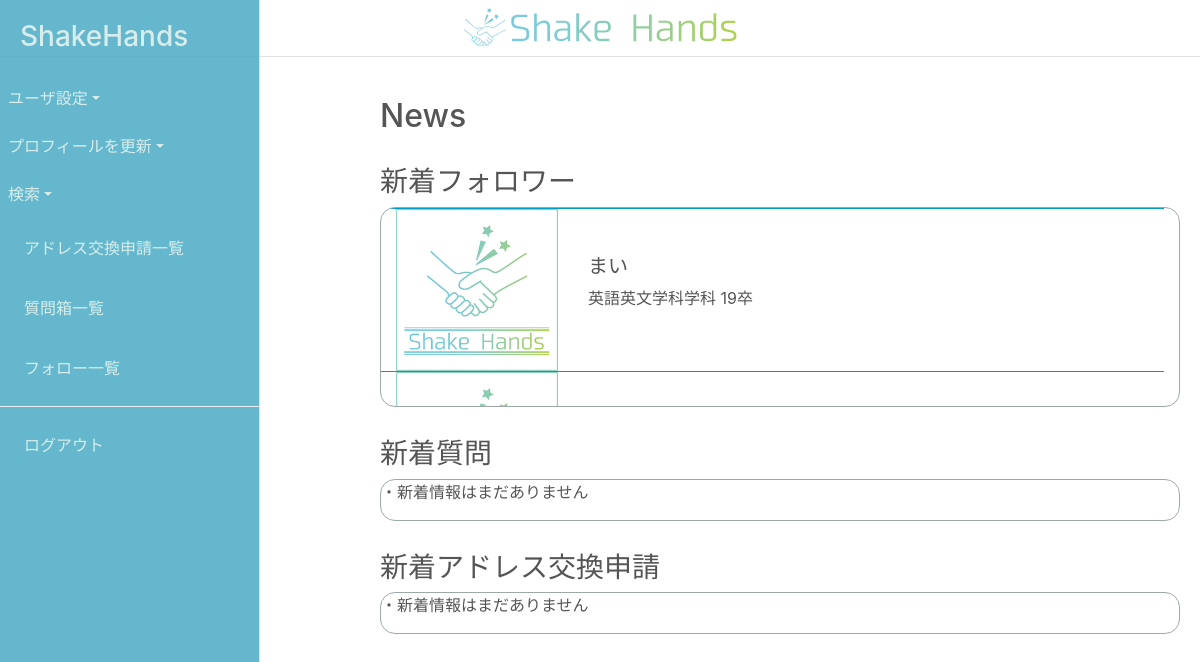
Screenshot of / (signed in) with the database file from the repository.
### accounts/models.py (models this page shows, shortened)
class User(AbstractBaseUser, PermissionsMixin):
    id = models.UUIDField(primary_key=True, default=uuid.uuid4, editable=False)
    email = models.EmailField(_('email address'), unique=True)
    first_name = models.CharField(_('first name'), max_length=30, blank=False)
    last_name = models.CharField(_('last name'), max_length=150, blank=False)
    is_staff = models.BooleanField(
        _('staff status'),
        default=False,
        help_text=_(
            'Designates whether the user can log into this admin site.'),
    )
    is_active = models.BooleanField(
        _('active'),
        default=True,
        help_text=_(
            'Designates whether this user should be treated as active. '
            'Unselect this instead of deleting accounts.'
        ),
    )
    date_joined = models.DateTimeField(_('date joined'), default=timezone.now)
    objects = UserManager()
    EMAIL_FIELD = 'email'
    USERNAME_FIELD = 'email'
    REQUIRED_FIELDS = []
    class Meta:
        verbose_name = _('user')
        verbose_name_plural = _('users')

class UserSetting(models.Model):
    user = models.OneToOneField(User, on_delete=models.CASCADE)
    display_name = models.CharField("表示名",max_length=50,blank=True)
    icon_pic = models.ImageField( "アイコン画像" , upload_to='images/', blank=True, null=True)
    graduation_year = models.IntegerField("卒業年(西暦下2桁)",blank=False,validators=[MinValueValidator(0),MaxValueValidator(99)])
    course = models.CharField("所属学科",max_length=2,choices=COURSE_CHOICES,blank=False)

### mypage/views.py (the view)
# urls.py: path('', views.top.as_view(), name='top'),
class top(LoginRequiredMixin,generic.TemplateView):
    template_name = 'mypage/top.html'
    def get_context_data(self, **kwargs):
        login_user = self.request.user
        today=datetime.date.today()+relativedelta(days=1)
        threemonths_ago=today-relativedelta(months=3)
        context = super().get_context_data(**kwargs)
        followed = myfriend.objects.values('user').filter(friend=login_user).order_by('id')
        I_unanswered_qBox = Question.objects.filter(answerer=login_user, status=1).filter(created_at__range=(threemonths_ago,today)).order_by('created_at')
        I_unanswered_addExc = addressExchange.objects.filter(answerer=login_user).filter(approve_boolean=None).filter(request_time__range=(threemonths_ago, today)).order_by('request_time')
        context.update({
            'followed':followed,
            'I_unanswered_qBox':I_unanswered_qBox,
            'I_unanswered_addExc':I_unanswered_addExc,
        })
        return context

### mypage/templates/mypage/top.html (shortened to what this page needs)
{% extends 'accounts/base.html' %}
{% load utility %}
{% load static %}
{% block class %}
<link href="{% static 'css/top.css' %}" rel="stylesheet">
{% endblock %}
{% block content %}
<div class="all">
    <h2>News</h2>
    <div class ="news">
        <h3>新着フォロワー</h3>
        <div class="overflow-auto area-border">
            {% for user in followed %}
            {% with id=user.user %}
            <div class="overflow-hidden row d-flex align-items-center container-fluid linklink">
                <div class = "col-3">
                    {% if id|get_iconpic_url %}
                    <img src="{{ id|get_iconpic_url }}" class="img-fluid">
                    {% endif %}
                </div>
                <div class ="col-9">
                        <div class=profile_txt>
                            <h5>{{ id|get_displayname }}</h5>
                            <p>{{ id|get_course }}学科 {{ id|get_graduationyear }}</p>
                        </div>
                </div>
                <a class="Link" href="{% url 'mypage:profile' id=id %}"></a>
            </div>
            {% endwith %}
            {% endfor %}
        </div>
    </div>
    <div class = "news">
        <h3>新着質問</h3>
        <div class="overflow-auto area-border">
            {% if I_unanswered_qBox.count is 0 %}
            <p>・新着情報はまだありません</p>
            {% endif %}
        </div>
    </div>
    <div class ="news">
        <h3>新着アドレス交換申請</h3>
        <div class="overflow-auto area-border">
            {% if I_unanswered_addExc.count is 0 %}
            <p>・新着情報はまだありません</p>
            {% endif %}
        </div>
    </div>
</div>
{% endblock %}

### accounts/static/css/base.css (style rules this page uses)
body { color: #555555; }
a { color: #4aabc4; }

### mypage/static/css/top.css (style rules this page uses)
.area-border { width:80vw; max-width: 800px; max-height: 200px; border: 1px solid #9da8aa; border-radius: 15px; }
.news { margin-top: 30px; }
.all { margin-right: 10vw; margin-left: 10vw; }
.linklink { position:relative; border-top: 1px solid #049cc2; }
.linklink .Link { position: absolute; top: 0; left: 0; width: 100%; height: 100%; }

### rows the page displays
User: followed "まい", followed "英語英文学科", followed "19卒"
